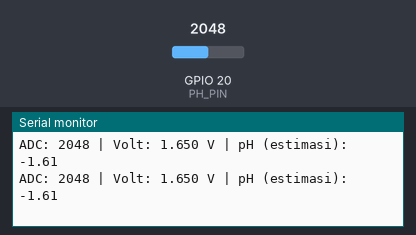
This sketch was run on a simulated ESP32. Parts: the last lines printed to the serial monitor. The test bench sets the inputs (shaded band); at power-on: GPIO 20 (PH_PIN) = 2048 (analog values on the 0–4095 scale).

Above: at 1.8 s.
1.9 s: GPIO 20 (PH_PIN) set to 2866
At 2.8 s:
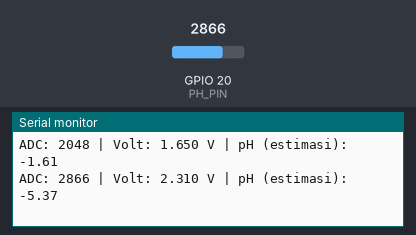
3.4 s: GPIO 20 (PH_PIN) set to 3603
At 4.5 s:
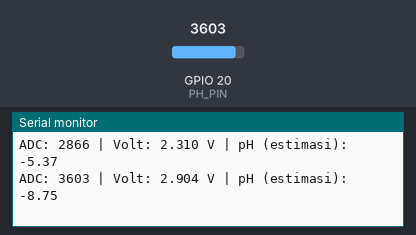
Timing chart, 0 to 6.4 s (numbered marks = the images above; inputs shaded):
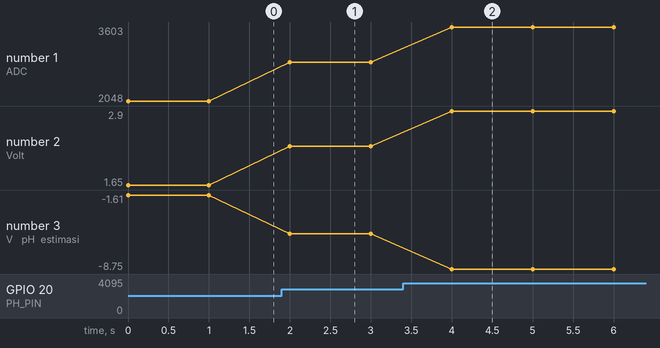

Measured:
- after the input at 1.9 s, the serial monitor: prints a new line after 0.10 s (image 1)
- after the input at 3.4 s, the serial monitor: prints a new line after 0.60 s (image 2)
- plotted number 1: 2048 → 2866 after the input at 1.9 s, 2866 → 3603 after the input at 3.4 s
- plotted number 2: 1.65 → 2.31 after the input at 1.9 s, 2.31 → 2.9 after the input at 3.4 s
- plotted number 3: -1.61 → -5.37 after the input at 1.9 s, -5.37 → -8.75 after the input at 3.4 s

The sketch:

protel_sensor_ph.ino
```cpp
#define PH_PIN 20  // Ganti dengan pin ADC yang sesuai

const float PH_REF_VOLTAGE = 0.140;  // Tegangan saat pH 7
const float PH_REF_VALUE   = 7.0;    // Nilai pH saat tegangan 0.140V
const float PH_SLOPE       = -5.7;   // Asumsi: -5.7 pH/Volt

void setup() {
  Serial.begin(115200);
  analogReadResolution(12); // 0-4095 untuk ESP32
}

void loop() {
  int raw = analogRead(PH_PIN);
  float voltage = (raw / 4095.0) * 3.3;

  float ph = PH_REF_VALUE + PH_SLOPE * (voltage - PH_REF_VOLTAGE);

  Serial.print("ADC: ");
  Serial.print(raw);
  Serial.print(" | Volt: ");
  Serial.print(voltage, 3);
  Serial.print(" V | pH (estimasi): ");
  Serial.println(ph, 2);

  delay(1000); // 1 detik
}
```
